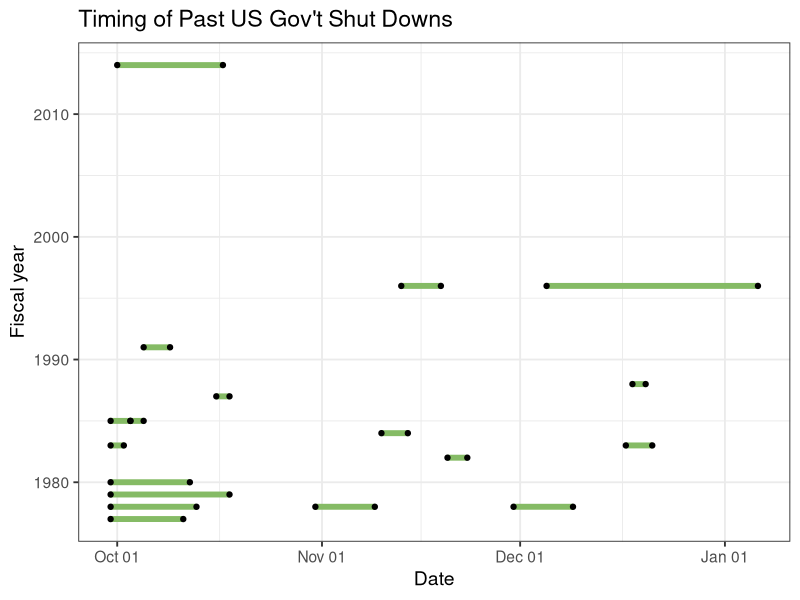
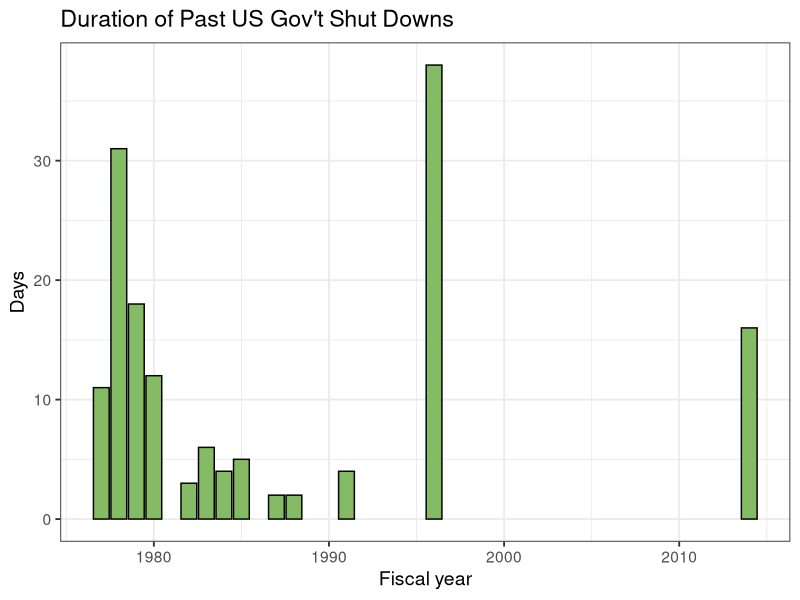

Write the R code that produced these figures, in order.
## ---- chunk 1
knitr::opts_chunk$set(echo=TRUE, message=FALSE, warning=FALSE)
## ---- chunk 2
library(tidyverse)
library(scales)

df <- data.frame(
  Shut = c(1, 2, 3, 4, 5, 6, 7, 8, 9, 10, 11, 12, 13, 14, 15, 16, 17, 18),
  mm1 = c(9, 9, 10, 11, 9, 9, 11, 9, 12, 11, 9, 10, 10, 12, 10, 11, 12, 10),
  dd1 = c(30, 30, 31, 30, 30, 30, 20, 30, 17, 10, 30, 3, 16, 18, 5, 13, 5, 1),
  yyyy1 = c(1976, 1977, 1977, 1977, 1978, 1979, 1981, 1982, 1982, 1983, 1984,
    1984, 1986, 1987, 1990, 1995, 1995, 2013),
  mm2 = c(10, 10, 11, 12, 10, 10, 11, 10, 12, 11, 10, 10, 10, 12, 10, 11, 1,
    10),
  dd2 = c(11, 13, 9, 9, 18, 12, 23, 2, 21, 14, 3, 5, 18, 20, 9, 19, 6, 17),
  yyyy2 = c(1976, 1977, 1977, 1977, 1978, 1979, 1981, 1982, 1982, 1983, 1984,
    1984, 1986, 1987, 1990, 1995, 1996, 2013)
  ) %>%
  mutate(
    From = as.Date(paste(yyyy1, mm1, dd1, sep="-")),
    To = as.Date(paste(yyyy2, mm2, dd2, sep="-")),
    Duration = as.numeric(To - From),
    FY = ifelse(mm2 > 8, yyyy2+1, yyyy2),
    # put From and To on a single calendar year for plotting
    Plot.year1 = ifelse(mm1 > 8, 2000, 2001),
    Plot.year2 = ifelse(mm2 > 8, 2000, 2001),
    plot.From = as.Date(paste(Plot.year1, mm1, dd1, sep="-")),
    plot.To = as.Date(paste(Plot.year2, mm2, dd2, sep="-"))
  )

ggplot(df, aes(x=plot.From, xend=plot.To, y=FY, yend=FY)) +
  geom_segment(color="#85bb65", size=2) +
  geom_point() +
  geom_point(aes(x=plot.To)) +
  scale_x_date(labels=date_format("%b %d")) +
  labs(x="Date", y="Fiscal year",
    title="Timing of Past US Gov't Shut Downs") +
  theme_bw(base_size=14)
## ---- chunk 3
df %>%
  group_by(FY) %>%
  summarise(ndays = sum(Duration)) %>%
  ggplot(aes(FY, ndays)) +
    geom_bar(stat="identity", fill="#85bb65", color="black") +
    labs(x="Fiscal year", y="Days",
      title="Duration of Past US Gov't Shut Downs") +
    theme_bw(base_size=14)
